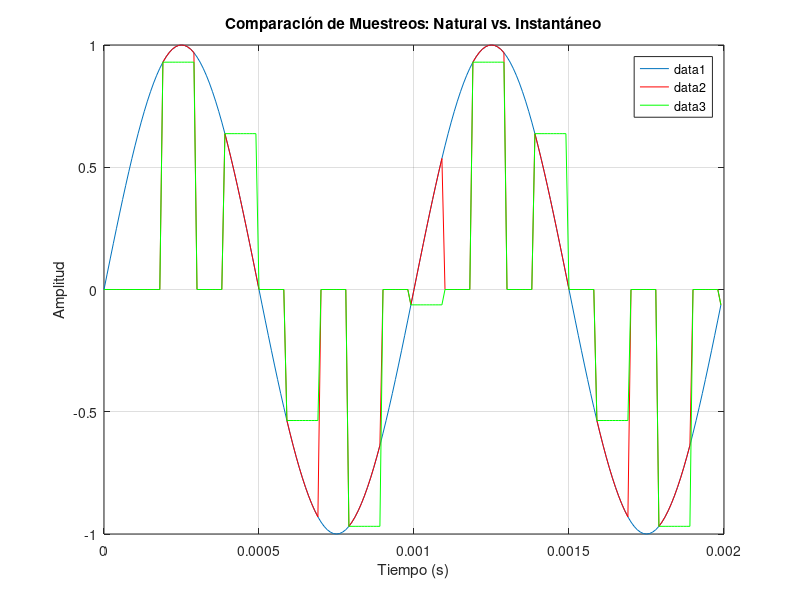
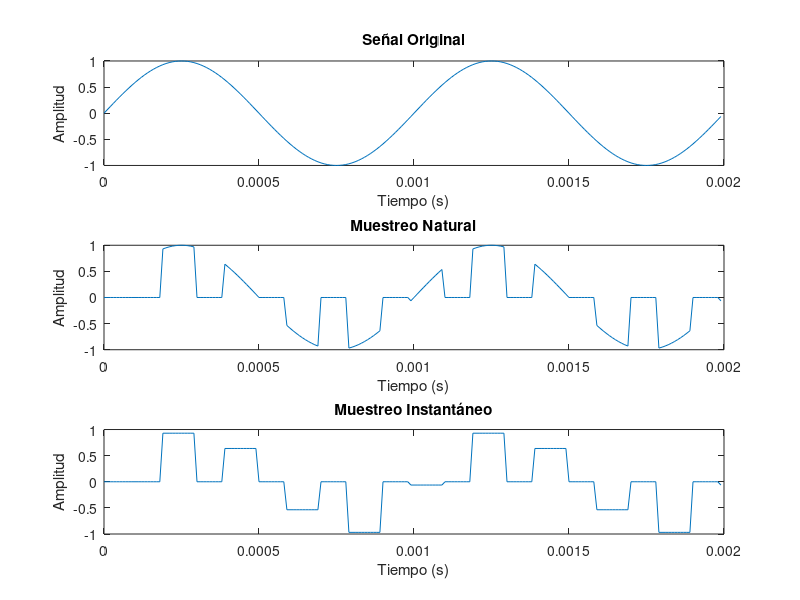
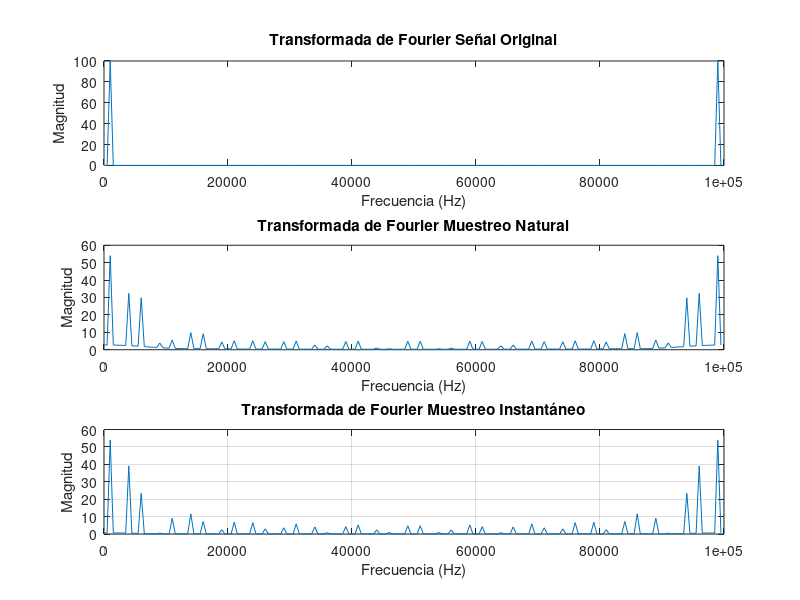
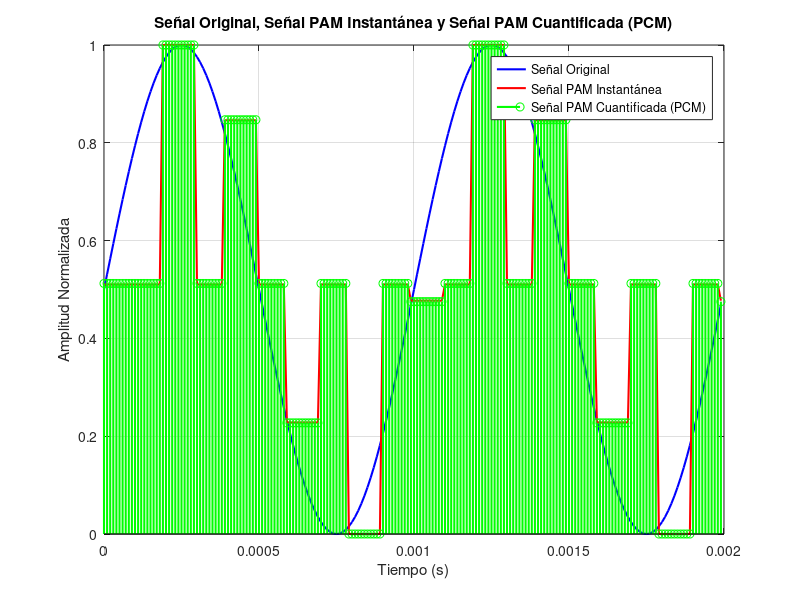

Write the MATLAB code that produced these figures, in order.
clc;
close all;
clear all;

% parámetros de configuración
fm = 100000; 
tm = 1/fm;
ls = 200; 
f_c = 1000; 
f_s = 5000; 
t_s = 1/f_s; 
tau = 0.5*t_s; 
d = tau/t_s; 

% vectores
t = (0:ls-1)*tm;
m_t = sin(2*pi*f_c*t);

% auxiliaries
r = floor(t_s/tm);
s = floor(tau/tm);
disp(r)

% muestreo natural
s_nat = zeros(1,length(t));
for i=1:length(m_t)
    if mod(i,r)==0
        s_nat(i:i+s) = 1;
    end
end
s_nat = s_nat(1:length(t));
m_t_nat = m_t.*s_nat;


% muestreo instantaneo
m_t_inst = zeros(1,length(t));
for i=1:length(m_t)
    if mod(i,r)==0
        m_t_inst(i:i+s) = m_t(i);
    end
end

m_t_inst = m_t_inst(1:length(t));

figure;
plot(t, m_t); 
hold on;
plot(t, m_t_nat, 'r'); 
plot(t, m_t_inst, 'g'); 
grid on;

xlabel('Tiempo (s)');
ylabel('Amplitud');
legend;
title('Comparación de Muestreos: Natural vs. Instantáneo');


% Fourier Transform
M_t = fft(m_t);
M_t_nat = fft(m_t_nat);
M_t_inst = fft(m_t_inst);

% Frequency axis for plotting
f_axis = (0:(length(t) - 1)) * (1 / (ls * tm));

% Create the first figure with original, natural, and instantaneous signals
figure;
subplot(3, 1, 1);
plot(t, m_t);
title('Señal Original');
xlabel('Tiempo (s)');
ylabel('Amplitud');

subplot(3, 1, 2);
plot(t, m_t_nat);
title('Muestreo Natural');
xlabel('Tiempo (s)');
ylabel('Amplitud');

subplot(3, 1, 3);
plot(t, m_t_inst);
title('Muestreo Instantáneo');
xlabel('Tiempo (s)');
ylabel('Amplitud');

% Create the second figure with Fourier Transforms
figure;
subplot(3, 1, 1);
plot(f_axis, abs(M_t));
title('Transformada de Fourier Señal Original');
xlabel('Frecuencia (Hz)');
ylabel('Magnitud');

subplot(3, 1, 2);
plot(f_axis, abs(M_t_nat));
title('Transformada de Fourier Muestreo Natural');
xlabel('Frecuencia (Hz)');
ylabel('Magnitud');

subplot(3, 1, 3);
plot(f_axis, abs(M_t_inst));
title('Transformada de Fourier Muestreo Instantáneo');
xlabel('Frecuencia (Hz)');
ylabel('Magnitud');

% PCM Parameters
bit_depth = 8; 
pcm_levels = 2^bit_depth;

% Quantize the instantaneous signal using PCM
pcm_signal_inst = round((m_t_inst + 1) * (pcm_levels - 1) / 2);
grid on;

% Normaliza las señales para que estén en el mismo rango de amplitud (0 a 1)
m_t_norm = (m_t - min(m_t)) / (max(m_t) - min(m_t));
m_t_inst_norm = (m_t_inst - min(m_t_inst)) / (max(m_t_inst) - min(m_t_inst));
pcm_signal_inst_norm = (pcm_signal_inst - min(pcm_signal_inst)) / (max(pcm_signal_inst) - min(pcm_signal_inst));

% Calcular el error de cuantización para la señal PAM cuantificada (PCM)
quantization_error_inst = m_t_inst - ((2 * pcm_signal_inst / (pcm_levels - 1)) -1);

% Crear una figura para mostrar todas las señales en un mismo gráfico
figure;
plot(t, m_t_norm, 'b', 'LineWidth', 1.5); 
hold on;
plot(t, m_t_inst_norm, 'r', 'LineWidth', 1.5); 
stem(t, pcm_signal_inst_norm, 'g', 'Marker', 'o', 'LineWidth', 1.5);

xlabel('Tiempo (s)');
ylabel('Amplitud Normalizada');
title('Señal Original, Señal PAM Instantánea y Señal PAM Cuantificada (PCM)');
legend('Señal Original', 'Señal PAM Instantánea', 'Señal PAM Cuantificada (PCM)');
grid on;

% Crear una nueva figura para mostrar el error de cuantización
figure;
plot(t, quantization_error_inst, 'k--', 'LineWidth', 1.5);

xlabel('Tiempo (s)');
ylabel('Error de Cuantización');
title('Error de Cuantización para la Señal PAM Cuantificada (PCM)');
grid on;
